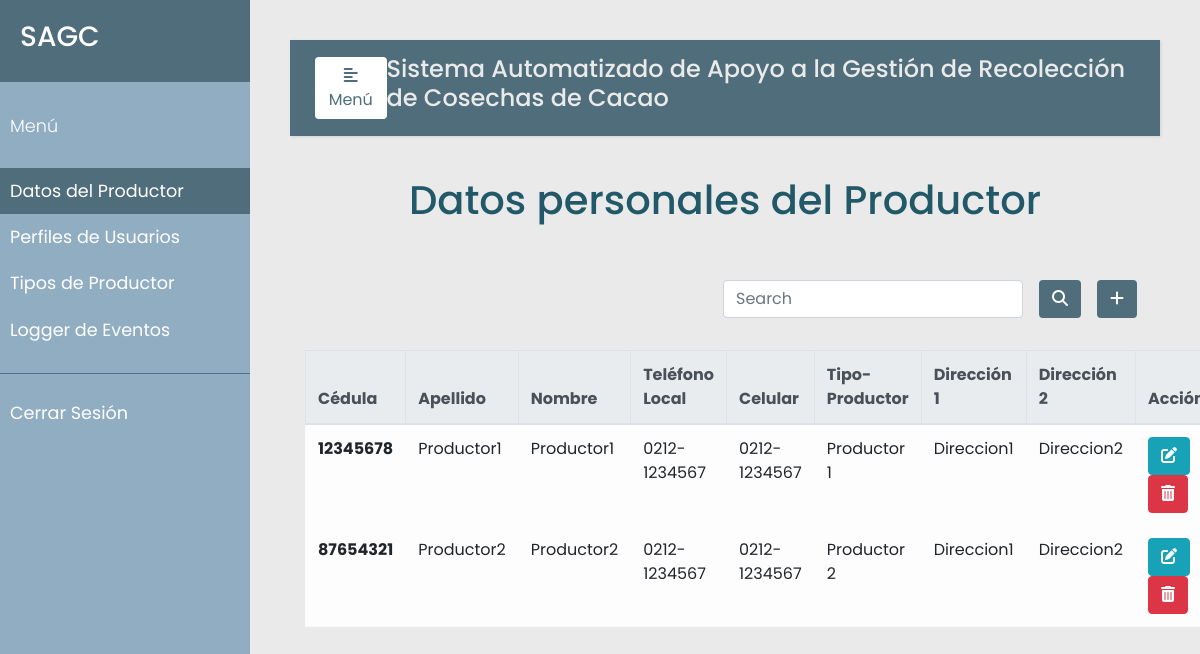
The app's page /productor (signed in) with its own data.
### models.py (models this page shows, shortened)
class Producer(db.Model):
    __tablename__ = 'producers'
    id = db.Column(db.Integer, primary_key=True)
    ci = db.Column(db.Integer, nullable=False, unique=True)
    name = db.Column(db.String(30), nullable=False)
    surname = db.Column(db.String(30), nullable=False)
    telephone = db.Column(db.String(12), nullable=False)
    phone = db.Column(db.String(12), nullable=False)
    type_prod = db.Column(db.Integer, db.ForeignKey('type_prod.id'), nullable=False) # ForeignKey debe estar el nombre de la tabla a linkear
    direction1= db.Column(db.String(120), nullable=False)
    direction2 = db.Column(db.String(120))

class TypeProducer(db.Model):
    __tablename__ = 'type_prod'
    id = db.Column(db.Integer, primary_key=True)
    description = db.Column(db.String(120), nullable=False, unique=True)
    producer = db.relationship('Producer', backref='type_producer', lazy=True)

### app.py (the view, shortened to what this page needs)
@app.route('/productor', methods=['GET', 'POST'])
@login_required
def productor():
    error=None
    tipo_productor = TypeProducer.query.all()
    productores = Producer.query.all()
    return render_template('productor.html', error=error, admin=session['rol_admin'], productor=productores, type_prod=tipo_productor)

### app.py (called while the page is built)
def login_required(f):
    @wraps(f)
    def wrap(*args, **kwargs):
        if 'logged_in' in session:
            return f(*args, **kwargs)
        else:
            flash('Necesitas iniciar sesión primero')
            return redirect(url_for('login'))
    return wrap

### templates/productor.html (shortened to what this page needs)
{% extends "base.html" %}
{% block navbar %}
<li class="nav-item active">
    <a class="nav-link" href="{{url_for('productor')}}">Datos del Productor<span class="sr-only">(current)</span></a>
</li>
{% if admin %}
<li class="nav-item">
    <a class="nav-link" href="{{url_for('perfiles')}}">Perfiles de Usuarios</a>
</li>
{% endif %}
<li class="nav-item">
  <a class="nav-link" href="{{url_for('tipo_productor')}}">Tipos de Productor</a>
</li>
<li class="nav-item">
    <a class="nav-link" href="{{url_for('eventos')}}">Logger de Eventos</a>
</li>
{% endblock %}
{% block sesion %}
<li class="nav-item">
  <a class="nav-link" href="{{url_for('logout')}}">Cerrar Sesión</a>
</li>
{% endblock %}
{% block content %}
    <div class="container h-100">
        <p class="text-center h1 fw-bold mb-5 mx-1 mx-md-4 mt-4">Datos personales del Productor</p>
        <div class="d-flex flex-row-reverse bd-highlight">
            <div class="p-2 bd-highlight">
              <button type="button" class="btn" style="color:#fff; background-color:#4F6D7A;" data-toggle="modal" data-target="#exampleModalLong">
                <i class="fa-solid fa-plus"></i>
              </button>
            </div>
            <div class="p-2 bd-highlight" style="display:flex; align-content: flex-end;">
              <form action='/search_productor' method="post" class="form-inline" style="justify-content: flex-end">
                <input class="form-control mr-3 w-75" type="text" placeholder="Search" aria-label="Buscar" name="search_productor">
                <button type="submit" id="search_productor" name="action-type" value="search" class="btn" style="color:#fff; background-color:#4F6D7A;">
                  <i class="fas fa-search" aria-hidden="true"></i>
                </button>
              </form>
            </div>
        </div>
        <br>
        <table class="table table-bordered table-light table-hover">
          <thead class="thead-light">
            <tr>
              <th scope="col">Cédula</th>
              <th scope="col">Apellido</th>
              <th scope="col">Nombre</th>
              <th scope="col">Teléfono Local</th>
              <th scope="col">Celular</th>
              <th scope="col">Tipo-Productor</th>
              <th scope="col">Dirección 1</th>
              <th scope="col">Dirección 2</th>
              <th scope="col">Acción</th>
            </tr>
          </thead>
          <tbody>
            {% for u in productor %}
            <tr>
              <th scope="row">{{u.ci}}</th>
              <td>{{u.name}}</td>
              <td>{{u.surname}}</td>
              <td>{{u.telephone}}</td>
              <td>{{u.phone}}</td>
              <td>{{u.type_producer.description}}</td>
              <td>{{u.direction1}}</td>
              <td>{{u.direction2}}</td>
              <td>
                <button type="button" class="btn btn-info" data-toggle="modal" data-target="#edit-modal-{{u.id}}">
                  <i class="fas fa-edit"></i>
                </button>
                <button type="button" class="btn btn-danger" data-toggle="modal" data-target="#delete-modal-{{u.id}}">
                  <i class="fas fa-trash-alt"></i>
                </button>
              </td>
            </tr>
            {% endfor %}
          </tbody>
        </table>
    </div>
{% endblock %}

### static/css/styles.css (style rules this page uses)
body { font-family: 'Poppins', sans-serif; background: #EAEAEA; }
p { font-family: 'Poppins', sans-serif; font-size: 1.1em; font-weight: 300; line-height: 1.7em; color: #215968; }
a, a:hover, a:focus { color: inherit; text-decoration: none; transition: all 0.3s; }
#sidebar ul li a { padding: 10px; font-size: 1.1em; display: block; }
#sidebar ul li.active>a, a[aria-expanded="true"] { color: #fff; background: #4F6D7A; }

### records on screen
Producer: ci "12345678", name "Productor1", surname "Productor1", telephone "0212-1234567", phone "0212-1234567", type_producer.description "Productor 1", direction1 "Direccion1", direction2 "Direccion2"
Producer: ci "87654321", name "Productor2", surname "Productor2", telephone "0212-1234567", phone "0212-1234567", type_producer.description "Productor 2", direction1 "Direccion1", direction2 "Direccion2"
